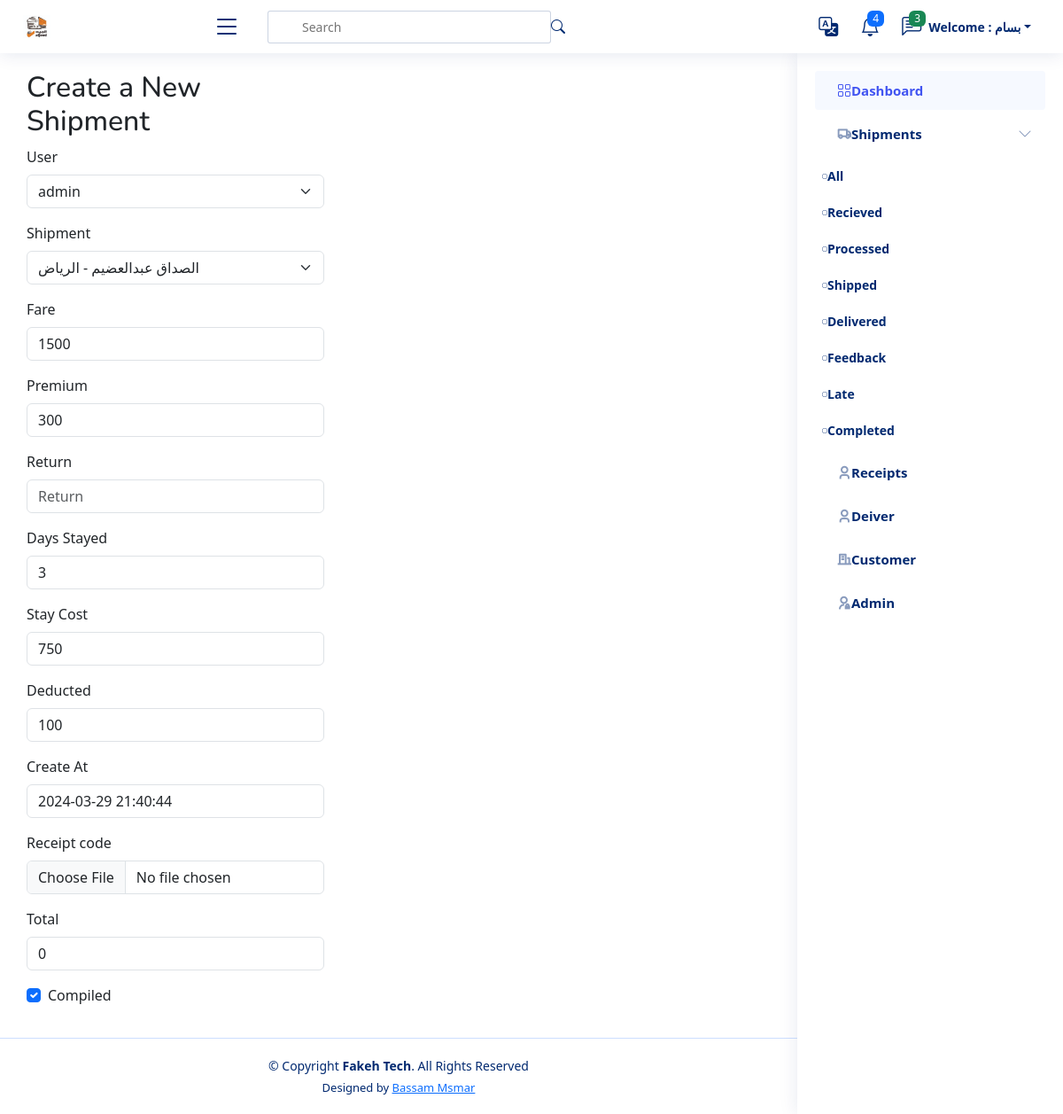
Page /receipt/update/58/ (signed in) on the earlier database version.
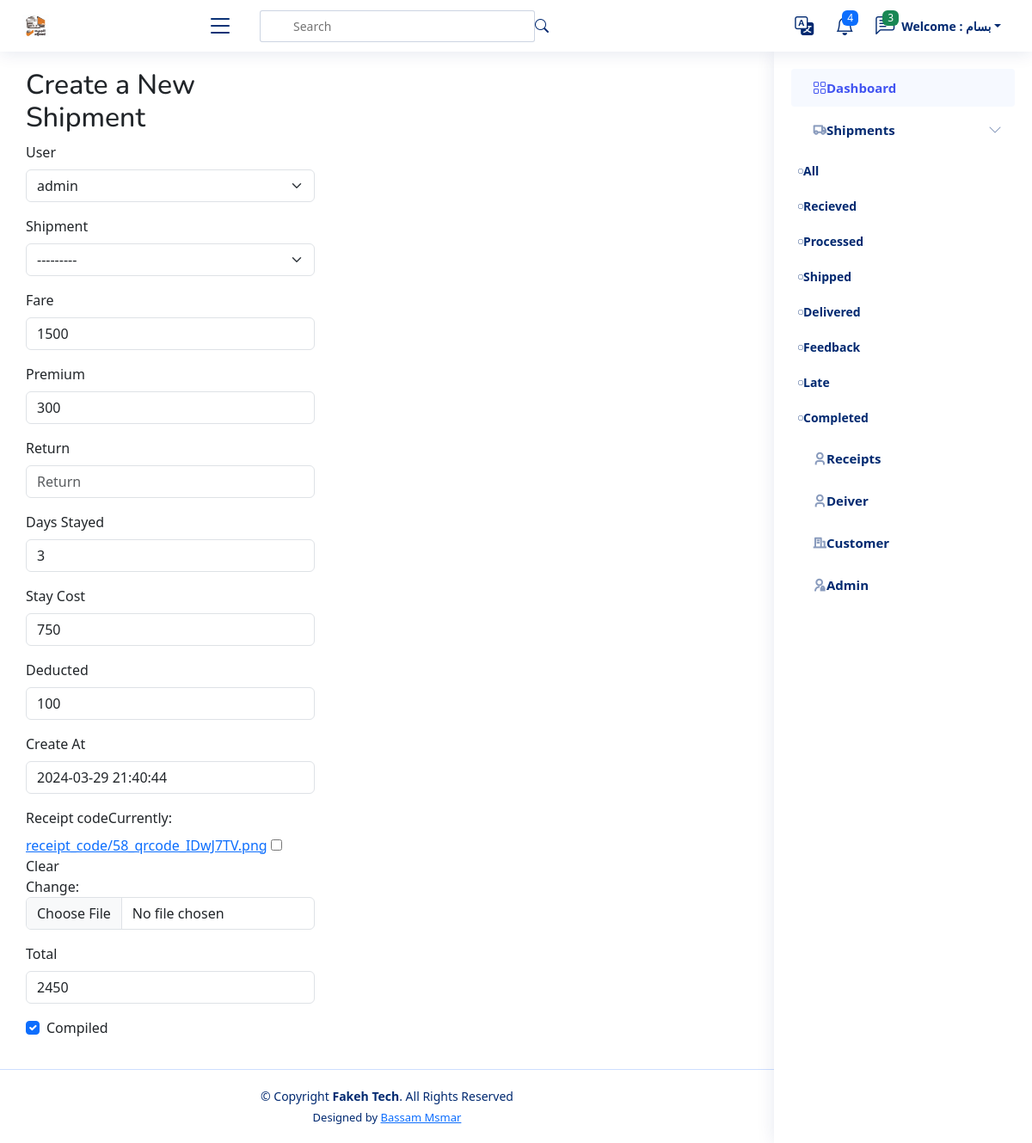
Same page on the later database version.
### receipt/models.py (models this page shows, shortened)
class Receipt(models.Model):
    user = models.ForeignKey(User,  related_name='receipts_user', on_delete=models.SET_NULL, null=True)
    shipment = models.ForeignKey(Shipment,  related_name='receipts_shipment', on_delete=models.SET_NULL, null=True)
    fare = models.IntegerField(_("Fare"), null=True, blank=True)
    premium = models.IntegerField(_("Premium"), null=True, blank=True)
    fare_return = models.IntegerField(_("Return"), null=True, blank=True)
    days_stayed = models.IntegerField(_("Days Stayed "), null=True, blank=True)
    stay_cost = models.IntegerField(_("Stay Cost") , null=True, blank=True)
    deducted = models.IntegerField(_("Deducted") , null=True, blank=True)
    create_at = models.DateTimeField(_("Create At"), default=timezone.now)
    code = models.ImageField(_("Receipt code"), blank=True, null=True, upload_to='receipt_code')
    total = models.IntegerField(_("Total"), default=0)
    compiled = models.BooleanField(_("Compiled"), default=False)

### receipt/views.py (the view)
# urls.py: path('update/<int:pk>/', ReceiptUpdate.as_view(), name='receipt_update', ),
class ReceiptUpdate(UpdateView):
    model = Receipt
    template_name = 'receipt/receipt_form.html'
    fields = '__all__'

### drivers/models.py (called while the page is built)
    def __str__(self) -> str:
        return self.name

### shipments/models.py (called while the page is built)
    def __str__(self):
        return self.name_ar

    def __str__(self) -> str:
        return f'{self.driver} - {self.destination}'

### templates/receipt/receipt_form.html (shortened to what this page needs)
{% extends 'base.html' %}
{% load static %}
{% load i18n %}
{% load django_bootstrap5 %}
{% block body %}
<main id="main" class="main">
  <div class="row">
    <div class="col-md-12 col-lg-5">
      <h2>Create a New Shipment</h2>
      <form method="post">
        {% bootstrap_form form %}
      </form>
    </div>
  </div>
</main>
{% endblock %}

Differences in the rows shown:
changed Receipt "admin": shipment "الصداق عبدالعضيم - الرياض" → "---------"; total "0" → "2450"
Other differences:
form field bootstrap_form: (not shown) → "☐"
text no longer shown: "User Shipment Fare Premium Return Days Stayed Stay Cost Deducted Create At Receipt code Total Compiled"
text now shown: "User Shipment Fare Premium Return Days Stayed Stay Cost Deducted Create At Receipt code Currently: receipt_code/58_qrcode_IDwJ7TV.png Clear Change: Total Compiled"
